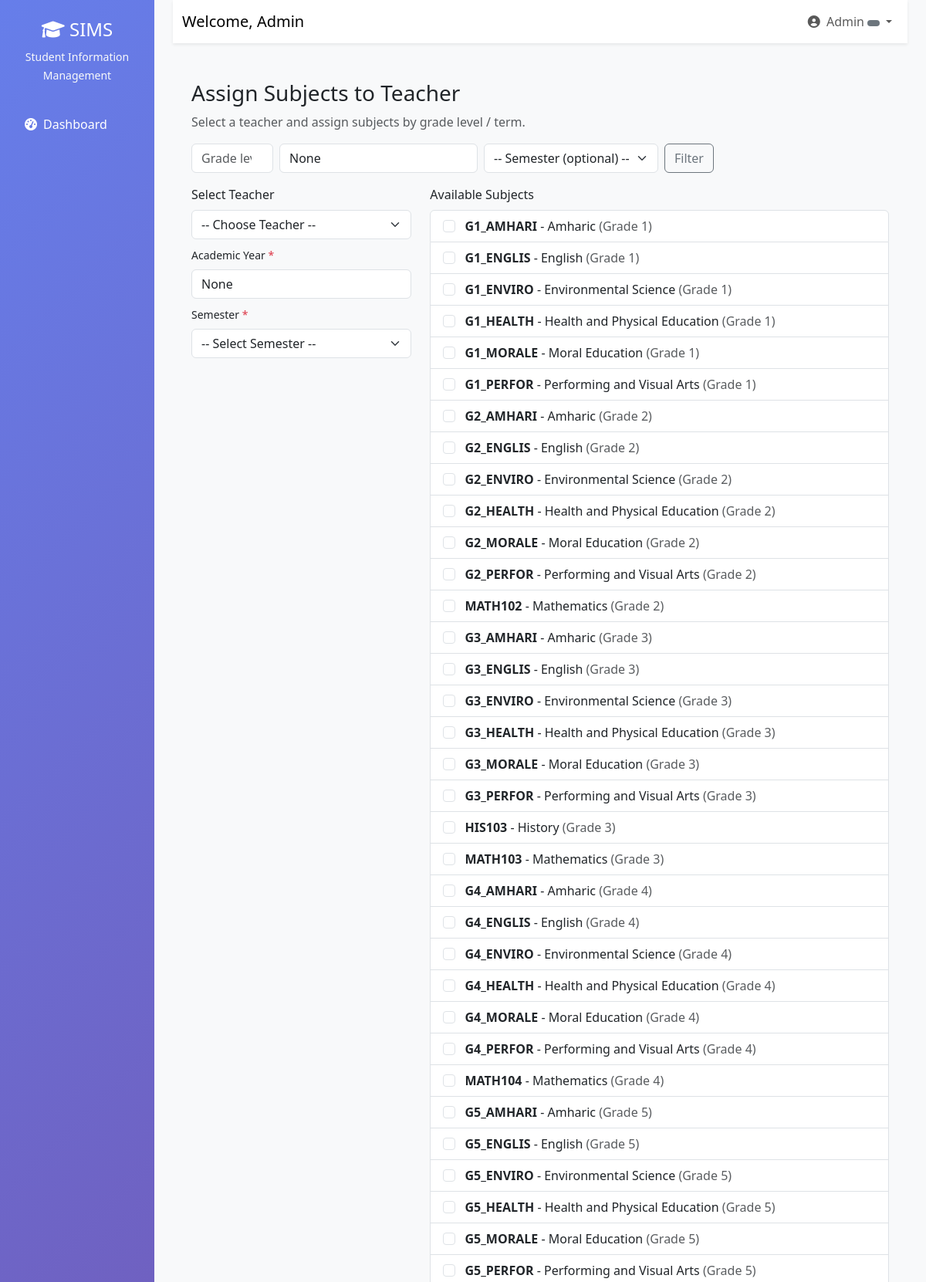
/registrar/assign-subjects/ (signed in, upper part), run on the app's committed database.
### users/models.py (models this page shows, shortened)
class User(AbstractUser):
    ROLE_CHOICES = (
        ('admin', 'Administrator'),
        ('teacher', 'Teacher'),
        ('student', 'Student'),
        ('registrar', 'Registrar'),
        ('finance', 'Finance Officer'),
        ('parent', 'Parent'),
    )
    role = models.CharField(max_length=20, choices=ROLE_CHOICES)
    phone = models.CharField(max_length=15, blank=True)
    address = models.TextField(blank=True)
    date_of_birth = models.DateField(null=True, blank=True)
    profile_picture = models.ImageField(upload_to='profiles/', null=True, blank=True)
    is_approved = models.BooleanField(default=False)
    created_at = models.DateTimeField(auto_now_add=True)

### subjects/models.py (models this page shows, shortened)
class Subject(models.Model):
    GRADE_LEVEL_CHOICES = [
        (1, 'Grade 1'),
        (2, 'Grade 2'),
        (3, 'Grade 3'),
        (4, 'Grade 4'),
        (5, 'Grade 5'),
        (6, 'Grade 6'),
        (7, 'Grade 7'),
        (8, 'Grade 8'),
    ]
    SUBJECT_TYPES = [
        ('core', 'Core'),
        ('elective', 'Elective'),
        ('lab', 'Laboratory'),
    ]
    name = models.CharField(max_length=200)
    code = models.CharField(max_length=20, unique=True)
    description = models.TextField(blank=True)
    credit_hours = models.PositiveIntegerField(default=3, help_text="Credit hours for this subject")
    subject_type = models.CharField(max_length=20, choices=SUBJECT_TYPES, default='core')
    grade_level = models.IntegerField(
        choices=GRADE_LEVEL_CHOICES,
        help_text="Select the grade level for this subject"
    )
    day_of_week = models.CharField(max_length=3, choices=Teacher.DAYS_OF_WEEK, blank=True)
    start_time = models.TimeField(null=True, blank=True)
    end_time = models.TimeField(null=True, blank=True)
    room = models.CharField(max_length=50, blank=True)
    sessions_per_week = models.PositiveSmallIntegerField(default=3, help_text='Number of sessions per week')
    instructor = models.ForeignKey(
        Teacher,
        on_delete=models.SET_NULL,
        null=True,
        blank=True,
        related_name='subjects'
    )
    assigned_by_registrar = models.BooleanField(default=False)
    max_capacity = models.IntegerField(default=30)
    is_active = models.BooleanField(default=True)
    created_at = models.DateTimeField(auto_now_add=True)
    updated_at = models.DateTimeField(auto_now=True)
    class Meta:
        ordering = ['grade_level', 'code']

### users/decorators.py (the view)
        def wrapper(request, *args, **kwargs):
            if request.user.is_authenticated:
                if request.user.role in allowed_roles or request.user.is_superuser:
                    return view_func(request, *args, **kwargs)
            messages.error(request, "You don't have permission to access this page.")
            return redirect('dashboard')

### templates/registrar/assign_subjects.html (shortened to what this page needs)
{% extends 'base.html' %}
{% block content %}
<div class="container py-4">
  <h3>Assign Subjects to Teacher</h3>
  <p class="text-muted">Select a teacher and assign subjects by grade level / term.</p>
  <form method="get" class="row g-2 mb-3">
    <div class="col-auto">
      <input type="number" name="grade_level" class="form-control" placeholder="Grade level" min="1" max="12" value="{{ filter_grade_level }}">
    </div>
    <div class="col-auto">
      <input type="text" name="academic_year" class="form-control" placeholder="Academic year (e.g. 2025-2026)" value="{{ filter_academic_year }}">
    </div>
    <div class="col-auto">
      <select name="semester" class="form-select">
        <option value="">-- Semester (optional) --</option>
      </select>
    </div>
    <div class="col-auto">
      <button class="btn btn-outline-secondary">Filter</button>
    </div>
  </form>
  <form method="post" id="assign-form">
    <div class="row">
      <div class="col-md-4">
        <label class="form-label">Select Teacher</label>
        <select name="teacher_user_id" class="form-select" required>
          <option value="">-- Choose Teacher --</option>
        </select>
        <div class="mt-2">
          <label class="form-label small">Academic Year <span class="text-danger">*</span></label>
          <input type="text" name="academic_year" class="form-control" placeholder="e.g. 2025-2026" required value="{{ filter_academic_year }}">
        </div>
        <div class="mt-2">
          <label class="form-label small">Semester <span class="text-danger">*</span></label>
          <select name="semester" class="form-select" required>
            <option value="">-- Select Semester --</option>
          </select>
        </div>
      </div>
      <div class="col-md-8">
        <label class="form-label">Available Subjects</label>
        <div class="list-group mb-2" id="available-subjects">
          {% for s in available_subjects %}
            <label class="list-group-item" data-subject-id="{{ s.id }}">
              <input type="checkbox" name="subject_ids" value="{{ s.id }}" class="form-check-input me-2 subject-checkbox"> <strong>{{ s.code }}</strong> - {{ s.name }} <span class="text-muted">(Grade {{ s.grade_level }})</span>
            </label>
          {% empty %}
            <div class="list-group-item">No available subjects for the selected filters.</div>
          {% endfor %}
        </div>
      </div>
    </div>
  </form>
</div>
{% endblock %}

### templates/base.html (shortened to what this page needs)
<!DOCTYPE html>
<html lang="en">
  <head>
    <link
      href="https://cdn.jsdelivr.net/npm/bootstrap@5.3.0/dist/css/bootstrap.min.css"
      rel="stylesheet"
    />
    <link
      href="https://cdnjs.cloudflare.com/ajax/libs/font-awesome/6.0.0/css/all.min.css"
      rel="stylesheet"
    />
  </head>
  <body>
    {% if user.is_authenticated %}
    <div class="container-fluid">
      <div class="row">
        <nav class="col-md-3 col-lg-2 d-md-block sidebar">
          <div class="position-sticky pt-4">
            <div class="text-center mb-4">
              <h4 class="text-white">
                <i class="fas fa-graduation-cap"></i> SIMS
              </h4>
              <small class="text-light">Student Information Management</small>
            </div>
            <ul class="nav flex-column">
              <li class="nav-item">
                <a
                  class="nav-link {% if request.resolver_match.url_name == 'dashboard' %}active{% endif %}"
                  href="{% url 'dashboard' %}"
                >
                  <i class="fas fa-tachometer-alt me-2"></i>Dashboard
                </a>
              </li>
            </ul>
          </div>
        </nav>
        <main class="col-md-9 ms-sm-auto col-lg-10 px-md-4 main-content">
          <nav
            class="navbar navbar-expand-lg navbar-light bg-white shadow-sm mb-4"
          >
            <div class="container-fluid">
              <span class="navbar-brand"
                >Welcome, {{ user.get_full_name|default:user.username }}</span
              >
              <div class="navbar-nav ms-auto">
                <div class="nav-item dropdown">
                  <a
                    class="nav-link dropdown-toggle"
                    href="#"
                    id="navbarDropdown"
                    role="button"
                    data-bs-toggle="dropdown"
                  >
                    <i class="fas fa-user-circle me-1"></i> {{ user.username }}
                    <span
                      class="badge bg-{% if user.role == 'admin' %}danger{% elif user.role == 'teacher' %}info{% elif user.role == 'student' %}success{% elif user.role == 'parent' %}warning{% else %}secondary{% endif %}"
                    >
                    </span>
                  </a>
                </div>
              </div>
            </div>
          </nav>
          <div class="container-fluid">{% block content %}{% endblock %}</div>
        </main>
      </div>
    </div>
    {% else %} {% block auth_content %}{% endblock %} {% endif %}
  </body>
</html>

### templates/base.html (style rules this page uses)
.sidebar { min-height: 100vh; background: linear-gradient(135deg, #667eea 0%, #764ba2 100%); }
.sidebar .nav-link { color: #fff; padding: 12px 20px; margin: 4px 0; border-radius: 8px; transition: all 0.3s; }
.main-content { background-color: #f8f9fa; min-height: 100vh; }

### data on the page
User: get_full_name "Admin", username "Admin"
Subject: code "G1_AMHARI", name "Amharic", grade_level "1"
Subject: code "G1_ENGLIS", name "English", grade_level "1"
Subject: code "G1_ENVIRO", name "Environmental Science", grade_level "1"
Subject: code "G1_HEALTH", name "Health and Physical Education", grade_level "1"
Subject: code "G1_MORALE", name "Moral Education", grade_level "1"
Subject: code "G1_PERFOR", name "Performing and Visual Arts", grade_level "1"
Subject: code "G2_AMHARI", name "Amharic", grade_level "2"
Subject: code "G2_ENGLIS", name "English", grade_level "2"
Subject: code "G2_ENVIRO", name "Environmental Science", grade_level "2"
Subject: code "G2_HEALTH", name "Health and Physical Education", grade_level "2"
Subject: code "G2_MORALE", name "Moral Education", grade_level "2"
Subject: code "G2_PERFOR", name "Performing and Visual Arts", grade_level "2"
Subject: code "MATH102", name "Mathematics", grade_level "2"
Subject: code "G3_AMHARI", name "Amharic", grade_level "3"
Subject: code "G3_ENGLIS", name "English", grade_level "3"
Subject: code "G3_ENVIRO", name "Environmental Science", grade_level "3"
Subject: code "G3_HEALTH", name "Health and Physical Education", grade_level "3"
Subject: code "G3_MORALE", name "Moral Education", grade_level "3"
Subject: code "G3_PERFOR", name "Performing and Visual Arts", grade_level "3"
Subject: code "HIS103", name "History", grade_level "3"
Subject: code "MATH103", name "Mathematics", grade_level "3"
Subject: code "G4_AMHARI", name "Amharic", grade_level "4"
Subject: code "G4_ENGLIS", name "English", grade_level "4"
Subject: code "G4_ENVIRO", name "Environmental Science", grade_level "4"
Subject: code "G4_HEALTH", name "Health and Physical Education", grade_level "4"
Subject: code "G4_MORALE", name "Moral Education", grade_level "4"
Subject: code "G4_PERFOR", name "Performing and Visual Arts", grade_level "4"
Subject: code "MATH104", name "Mathematics", grade_level "4"
Subject: code "G5_AMHARI", name "Amharic", grade_level "5"
Subject: code "G5_ENGLIS", name "English", grade_level "5"
Subject: code "G5_ENVIRO", name "Environmental Science", grade_level "5"
Subject: code "G5_HEALTH", name "Health and Physical Education", grade_level "5"
Subject: code "G5_MORALE", name "Moral Education", grade_level "5"
Subject: code "G5_PERFOR", name "Performing and Visual Arts", grade_level "5"
